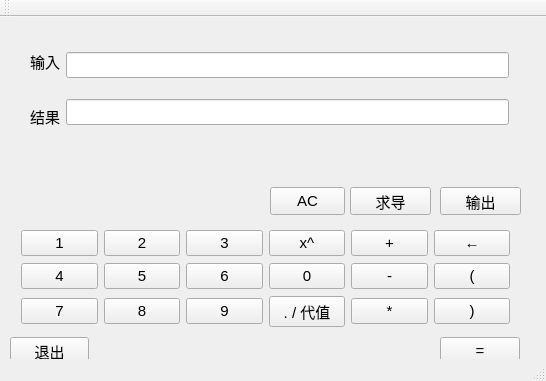
<?xml version="1.0" encoding="UTF-8"?>
<ui version="4.0">
 <class>MainWindow</class>
 <widget class="QMainWindow" name="MainWindow">
  <property name="geometry">
   <rect>
    <x>0</x>
    <y>0</y>
    <width>546</width>
    <height>381</height>
   </rect>
  </property>
  <property name="windowTitle">
   <string>MainWindow</string>
  </property>
  <widget class="QWidget" name="centralWidget">
   <widget class="QWidget" name="layoutWidget">
    <property name="geometry">
     <rect>
      <x>19</x>
      <y>9</y>
      <width>501</width>
      <height>126</height>
     </rect>
    </property>
    <layout class="QHBoxLayout" name="horizontalLayout">
     <item>
      <layout class="QVBoxLayout" name="verticalLayout_4">
       <item>
        <widget class="QLabel" name="label">
         <property name="font">
          <font>
           <family>Microsoft YaHei UI</family>
           <pointsize>11</pointsize>
          </font>
         </property>
         <property name="layoutDirection">
          <enum>Qt::RightToLeft</enum>
         </property>
         <property name="text">
          <string>输入</string>
         </property>
         <property name="textFormat">
          <enum>Qt::AutoText</enum>
         </property>
        </widget>
       </item>
       <item>
        <widget class="QLabel" name="label_3">
         <property name="font">
          <font>
           <family>Microsoft YaHei UI</family>
           <pointsize>11</pointsize>
          </font>
         </property>
         <property name="layoutDirection">
          <enum>Qt::RightToLeft</enum>
         </property>
         <property name="text">
          <string>结果</string>
         </property>
        </widget>
       </item>
      </layout>
     </item>
     <item>
      <layout class="QVBoxLayout" name="verticalLayout_3">
       <item>
        <widget class="QLineEdit" name="lineEdit">
         <property name="font">
          <font>
           <family>Microsoft YaHei UI</family>
           <pointsize>11</pointsize>
          </font>
         </property>
        </widget>
       </item>
       <item>
        <widget class="QLineEdit" name="lineEdit_3">
         <property name="font">
          <font>
           <family>Microsoft YaHei UI</family>
           <pointsize>11</pointsize>
          </font>
         </property>
         <property name="mouseTracking">
          <bool>true</bool>
         </property>
        </widget>
       </item>
      </layout>
     </item>
    </layout>
   </widget>
   <widget class="QWidget" name="layoutWidget">
    <property name="geometry">
     <rect>
      <x>10</x>
      <y>201</y>
      <width>511</width>
      <height>121</height>
     </rect>
    </property>
    <layout class="QGridLayout" name="gridLayout">
     <item row="0" column="1">
      <widget class="QPushButton" name="pushButton_2">
       <property name="font">
        <font>
         <family>Microsoft YaHei UI</family>
         <pointsize>11</pointsize>
        </font>
       </property>
       <property name="text">
        <string>2</string>
       </property>
      </widget>
     </item>
     <item row="0" column="5">
      <widget class="QPushButton" name="pushButton_16">
       <property name="font">
        <font>
         <family>Microsoft YaHei UI</family>
         <pointsize>11</pointsize>
        </font>
       </property>
       <property name="text">
        <string>←</string>
       </property>
      </widget>
     </item>
     <item row="0" column="0">
      <widget class="QPushButton" name="pushButton_1">
       <property name="font">
        <font>
         <family>Microsoft YaHei UI</family>
         <pointsize>11</pointsize>
        </font>
       </property>
       <property name="text">
        <string>1</string>
       </property>
      </widget>
     </item>
     <item row="0" column="2">
      <widget class="QPushButton" name="pushButton_3">
       <property name="font">
        <font>
         <family>Microsoft YaHei UI</family>
         <pointsize>11</pointsize>
        </font>
       </property>
       <property name="text">
        <string>3</string>
       </property>
      </widget>
     </item>
     <item row="2" column="1">
      <widget class="QPushButton" name="pushButton_5">
       <property name="font">
        <font>
         <family>Microsoft YaHei UI</family>
         <pointsize>11</pointsize>
        </font>
       </property>
       <property name="text">
        <string>5</string>
       </property>
      </widget>
     </item>
     <item row="3" column="2">
      <widget class="QPushButton" name="pushButton_9">
       <property name="font">
        <font>
         <family>Microsoft YaHei UI</family>
         <pointsize>11</pointsize>
        </font>
       </property>
       <property name="text">
        <string>9</string>
       </property>
      </widget>
     </item>
     <item row="2" column="2">
      <widget class="QPushButton" name="pushButton_6">
       <property name="font">
        <font>
         <family>Microsoft YaHei UI</family>
         <pointsize>11</pointsize>
        </font>
       </property>
       <property name="text">
        <string>6</string>
       </property>
      </widget>
     </item>
     <item row="2" column="0">
      <widget class="QPushButton" name="pushButton_4">
       <property name="font">
        <font>
         <family>Microsoft YaHei UI</family>
         <pointsize>11</pointsize>
        </font>
       </property>
       <property name="text">
        <string>4</string>
       </property>
      </widget>
     </item>
     <item row="3" column="0">
      <widget class="QPushButton" name="pushButton_7">
       <property name="font">
        <font>
         <family>Microsoft YaHei UI</family>
         <pointsize>11</pointsize>
        </font>
       </property>
       <property name="text">
        <string>7</string>
       </property>
      </widget>
     </item>
     <item row="3" column="1">
      <widget class="QPushButton" name="pushButton_8">
       <property name="font">
        <font>
         <family>Microsoft YaHei UI</family>
         <pointsize>11</pointsize>
        </font>
       </property>
       <property name="text">
        <string>8</string>
       </property>
      </widget>
     </item>
     <item row="3" column="3">
      <widget class="QPushButton" name="pushButton_13">
       <property name="font">
        <font>
         <family>Microsoft YaHei UI</family>
         <pointsize>11</pointsize>
        </font>
       </property>
       <property name="text">
        <string>. / 代值</string>
       </property>
      </widget>
     </item>
     <item row="2" column="5">
      <widget class="QPushButton" name="pushButton_17">
       <property name="font">
        <font>
         <family>Microsoft YaHei UI</family>
         <pointsize>11</pointsize>
        </font>
       </property>
       <property name="text">
        <string>(</string>
       </property>
      </widget>
     </item>
     <item row="2" column="3">
      <widget class="QPushButton" name="pushButton_0">
       <property name="font">
        <font>
         <family>Microsoft YaHei UI</family>
         <pointsize>11</pointsize>
        </font>
       </property>
       <property name="text">
        <string>0</string>
       </property>
      </widget>
     </item>
     <item row="3" column="5">
      <widget class="QPushButton" name="pushButton_18">
       <property name="font">
        <font>
         <family>Microsoft YaHei UI</family>
         <pointsize>11</pointsize>
        </font>
       </property>
       <property name="text">
        <string>)</string>
       </property>
      </widget>
     </item>
     <item row="2" column="4">
      <widget class="QPushButton" name="pushButton_12">
       <property name="font">
        <font>
         <family>Microsoft YaHei UI</family>
         <pointsize>11</pointsize>
        </font>
       </property>
       <property name="text">
        <string>-</string>
       </property>
      </widget>
     </item>
     <item row="3" column="4">
      <widget class="QPushButton" name="pushButton_19">
       <property name="font">
        <font>
         <family>Microsoft YaHei UI</family>
         <pointsize>11</pointsize>
        </font>
       </property>
       <property name="text">
        <string>*</string>
       </property>
      </widget>
     </item>
     <item row="0" column="4">
      <widget class="QPushButton" name="pushButton_10">
       <property name="font">
        <font>
         <family>Microsoft YaHei UI</family>
         <pointsize>11</pointsize>
        </font>
       </property>
       <property name="text">
        <string>+</string>
       </property>
      </widget>
     </item>
     <item row="0" column="3">
      <widget class="QPushButton" name="pushButton_11">
       <property name="font">
        <font>
         <family>Microsoft YaHei UI</family>
         <pointsize>11</pointsize>
        </font>
       </property>
       <property name="text">
        <string>x^</string>
       </property>
      </widget>
     </item>
    </layout>
   </widget>
   <widget class="QPushButton" name="pushButton_14">
    <property name="geometry">
     <rect>
      <x>10</x>
      <y>320</y>
      <width>79</width>
      <height>28</height>
     </rect>
    </property>
    <property name="font">
     <font>
      <family>Microsoft YaHei UI</family>
      <pointsize>11</pointsize>
     </font>
    </property>
    <property name="text">
     <string>退出</string>
    </property>
   </widget>
   <widget class="QPushButton" name="pushButton_15">
    <property name="geometry">
     <rect>
      <x>440</x>
      <y>320</y>
      <width>80</width>
      <height>28</height>
     </rect>
    </property>
    <property name="font">
     <font>
      <family>Microsoft YaHei UI</family>
      <pointsize>11</pointsize>
     </font>
    </property>
    <property name="text">
     <string>=</string>
    </property>
   </widget>
   <widget class="QPushButton" name="pushButton_21">
    <property name="geometry">
     <rect>
      <x>440</x>
      <y>170</y>
      <width>81</width>
      <height>28</height>
     </rect>
    </property>
    <property name="font">
     <font>
      <family>Microsoft YaHei UI</family>
      <pointsize>11</pointsize>
     </font>
    </property>
    <property name="text">
     <string>输出</string>
    </property>
   </widget>
   <widget class="QPushButton" name="pushButton_22">
    <property name="geometry">
     <rect>
      <x>270</x>
      <y>170</y>
      <width>75</width>
      <height>28</height>
     </rect>
    </property>
    <property name="font">
     <font>
      <family>Microsoft YaHei UI</family>
      <pointsize>11</pointsize>
     </font>
    </property>
    <property name="text">
     <string>AC</string>
    </property>
   </widget>
   <widget class="QPushButton" name="pushButton_20">
    <property name="geometry">
     <rect>
      <x>350</x>
      <y>170</y>
      <width>81</width>
      <height>28</height>
     </rect>
    </property>
    <property name="font">
     <font>
      <family>Microsoft YaHei UI</family>
      <pointsize>11</pointsize>
     </font>
    </property>
    <property name="text">
     <string>求导</string>
    </property>
   </widget>
  </widget>
  <widget class="QToolBar" name="mainToolBar">
   <attribute name="toolBarArea">
    <enum>TopToolBarArea</enum>
   </attribute>
   <attribute name="toolBarBreak">
    <bool>false</bool>
   </attribute>
  </widget>
  <widget class="QStatusBar" name="statusBar"/>
 </widget>
 <layoutdefault spacing="6" margin="11"/>
 <resources/>
 <connections/>
</ui>
